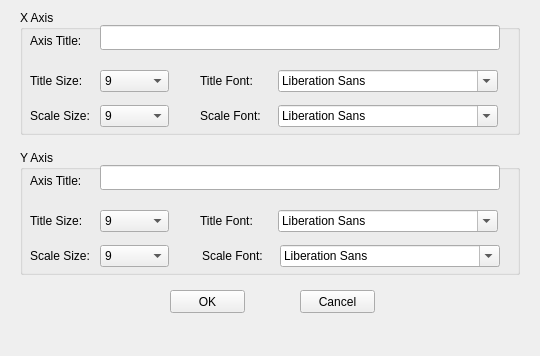
<?xml version="1.0" encoding="UTF-8"?>
<ui version="4.0">
 <class>PanWindowDialogSetAxis</class>
 <widget class="QMainWindow" name="PanWindowDialogSetAxis">
  <property name="geometry">
   <rect>
    <x>0</x>
    <y>0</y>
    <width>540</width>
    <height>356</height>
   </rect>
  </property>
  <property name="windowTitle">
   <string>Set Axis Feature</string>
  </property>
  <widget class="QWidget" name="centralwidget">
   <widget class="QGroupBox" name="groupBoxXAxis">
    <property name="geometry">
     <rect>
      <x>20</x>
      <y>10</y>
      <width>500</width>
      <height>125</height>
     </rect>
    </property>
    <property name="title">
     <string>X Axis</string>
    </property>
    <widget class="QLabel" name="labelXAxisTitle">
     <property name="geometry">
      <rect>
       <x>10</x>
       <y>25</y>
       <width>70</width>
       <height>12</height>
      </rect>
     </property>
     <property name="text">
      <string>Axis Title:</string>
     </property>
    </widget>
    <widget class="QLineEdit" name="lineEditXTitle">
     <property name="geometry">
      <rect>
       <x>80</x>
       <y>15</y>
       <width>400</width>
       <height>25</height>
      </rect>
     </property>
    </widget>
    <widget class="QLabel" name="labelXAxisTitleSize">
     <property name="geometry">
      <rect>
       <x>10</x>
       <y>65</y>
       <width>70</width>
       <height>12</height>
      </rect>
     </property>
     <property name="text">
      <string>Title Size:</string>
     </property>
    </widget>
    <widget class="QComboBox" name="comboBoxXTitleSize">
     <property name="geometry">
      <rect>
       <x>80</x>
       <y>60</y>
       <width>69</width>
       <height>22</height>
      </rect>
     </property>
     <item>
      <property name="text">
       <string>9</string>
      </property>
     </item>
     <item>
      <property name="text">
       <string>10</string>
      </property>
     </item>
     <item>
      <property name="text">
       <string>11</string>
      </property>
     </item>
     <item>
      <property name="text">
       <string>12</string>
      </property>
     </item>
     <item>
      <property name="text">
       <string>13</string>
      </property>
     </item>
     <item>
      <property name="text">
       <string>14</string>
      </property>
     </item>
     <item>
      <property name="text">
       <string>15</string>
      </property>
     </item>
     <item>
      <property name="text">
       <string>16</string>
      </property>
     </item>
     <item>
      <property name="text">
       <string>17</string>
      </property>
     </item>
     <item>
      <property name="text">
       <string>18</string>
      </property>
     </item>
     <item>
      <property name="text">
       <string>19</string>
      </property>
     </item>
     <item>
      <property name="text">
       <string>20</string>
      </property>
     </item>
     <item>
      <property name="text">
       <string>21</string>
      </property>
     </item>
     <item>
      <property name="text">
       <string>22</string>
      </property>
     </item>
     <item>
      <property name="text">
       <string>23</string>
      </property>
     </item>
     <item>
      <property name="text">
       <string>24</string>
      </property>
     </item>
     <item>
      <property name="text">
       <string>25</string>
      </property>
     </item>
    </widget>
    <widget class="QFontComboBox" name="fontComboBoxXTitleFont">
     <property name="geometry">
      <rect>
       <x>258</x>
       <y>60</y>
       <width>220</width>
       <height>22</height>
      </rect>
     </property>
    </widget>
    <widget class="QLabel" name="labelXAxisTitleSize_2">
     <property name="geometry">
      <rect>
       <x>180</x>
       <y>65</y>
       <width>70</width>
       <height>12</height>
      </rect>
     </property>
     <property name="text">
      <string>Title Font:</string>
     </property>
    </widget>
    <widget class="QLabel" name="labelXScaleSize">
     <property name="geometry">
      <rect>
       <x>10</x>
       <y>100</y>
       <width>70</width>
       <height>12</height>
      </rect>
     </property>
     <property name="text">
      <string>Scale Size:</string>
     </property>
    </widget>
    <widget class="QComboBox" name="comboBoxXScaleSize">
     <property name="geometry">
      <rect>
       <x>80</x>
       <y>95</y>
       <width>69</width>
       <height>22</height>
      </rect>
     </property>
     <item>
      <property name="text">
       <string>9</string>
      </property>
     </item>
     <item>
      <property name="text">
       <string>10</string>
      </property>
     </item>
     <item>
      <property name="text">
       <string>11</string>
      </property>
     </item>
     <item>
      <property name="text">
       <string>12</string>
      </property>
     </item>
     <item>
      <property name="text">
       <string>13</string>
      </property>
     </item>
     <item>
      <property name="text">
       <string>14</string>
      </property>
     </item>
     <item>
      <property name="text">
       <string>15</string>
      </property>
     </item>
     <item>
      <property name="text">
       <string>16</string>
      </property>
     </item>
     <item>
      <property name="text">
       <string>17</string>
      </property>
     </item>
     <item>
      <property name="text">
       <string>18</string>
      </property>
     </item>
     <item>
      <property name="text">
       <string>19</string>
      </property>
     </item>
     <item>
      <property name="text">
       <string>20</string>
      </property>
     </item>
     <item>
      <property name="text">
       <string>21</string>
      </property>
     </item>
     <item>
      <property name="text">
       <string>22</string>
      </property>
     </item>
     <item>
      <property name="text">
       <string>23</string>
      </property>
     </item>
     <item>
      <property name="text">
       <string>24</string>
      </property>
     </item>
     <item>
      <property name="text">
       <string>25</string>
      </property>
     </item>
    </widget>
    <widget class="QLabel" name="labelXScaleFont">
     <property name="geometry">
      <rect>
       <x>180</x>
       <y>100</y>
       <width>70</width>
       <height>12</height>
      </rect>
     </property>
     <property name="text">
      <string>Scale Font:</string>
     </property>
    </widget>
    <widget class="QFontComboBox" name="fontComboBoxXScaleFont">
     <property name="geometry">
      <rect>
       <x>258</x>
       <y>95</y>
       <width>220</width>
       <height>22</height>
      </rect>
     </property>
    </widget>
   </widget>
   <widget class="QGroupBox" name="groupBoxYAxis">
    <property name="geometry">
     <rect>
      <x>20</x>
      <y>150</y>
      <width>500</width>
      <height>125</height>
     </rect>
    </property>
    <property name="title">
     <string>Y Axis</string>
    </property>
    <widget class="QLabel" name="labelYAxisTitle">
     <property name="geometry">
      <rect>
       <x>10</x>
       <y>25</y>
       <width>70</width>
       <height>12</height>
      </rect>
     </property>
     <property name="text">
      <string>Axis Title:</string>
     </property>
    </widget>
    <widget class="QLineEdit" name="lineEditYTitle">
     <property name="geometry">
      <rect>
       <x>80</x>
       <y>15</y>
       <width>400</width>
       <height>25</height>
      </rect>
     </property>
    </widget>
    <widget class="QLabel" name="labelYAxisTitle_2">
     <property name="geometry">
      <rect>
       <x>10</x>
       <y>65</y>
       <width>70</width>
       <height>12</height>
      </rect>
     </property>
     <property name="text">
      <string>Title Size:</string>
     </property>
    </widget>
    <widget class="QComboBox" name="comboBoxYTitleSize">
     <property name="geometry">
      <rect>
       <x>80</x>
       <y>60</y>
       <width>69</width>
       <height>22</height>
      </rect>
     </property>
     <item>
      <property name="text">
       <string>9</string>
      </property>
     </item>
     <item>
      <property name="text">
       <string>10</string>
      </property>
     </item>
     <item>
      <property name="text">
       <string>11</string>
      </property>
     </item>
     <item>
      <property name="text">
       <string>12</string>
      </property>
     </item>
     <item>
      <property name="text">
       <string>13</string>
      </property>
     </item>
     <item>
      <property name="text">
       <string>14</string>
      </property>
     </item>
     <item>
      <property name="text">
       <string>15</string>
      </property>
     </item>
     <item>
      <property name="text">
       <string>16</string>
      </property>
     </item>
     <item>
      <property name="text">
       <string>17</string>
      </property>
     </item>
     <item>
      <property name="text">
       <string>18</string>
      </property>
     </item>
     <item>
      <property name="text">
       <string>19</string>
      </property>
     </item>
     <item>
      <property name="text">
       <string>20</string>
      </property>
     </item>
     <item>
      <property name="text">
       <string>21</string>
      </property>
     </item>
     <item>
      <property name="text">
       <string>22</string>
      </property>
     </item>
     <item>
      <property name="text">
       <string>23</string>
      </property>
     </item>
     <item>
      <property name="text">
       <string>24</string>
      </property>
     </item>
     <item>
      <property name="text">
       <string>25</string>
      </property>
     </item>
    </widget>
    <widget class="QFontComboBox" name="fontComboBoxYTitleFont">
     <property name="geometry">
      <rect>
       <x>258</x>
       <y>60</y>
       <width>220</width>
       <height>22</height>
      </rect>
     </property>
    </widget>
    <widget class="QLabel" name="labelYAxisTitleFont">
     <property name="geometry">
      <rect>
       <x>180</x>
       <y>65</y>
       <width>70</width>
       <height>12</height>
      </rect>
     </property>
     <property name="text">
      <string>Title Font:</string>
     </property>
    </widget>
    <widget class="QLabel" name="labelXScaleSize_2">
     <property name="geometry">
      <rect>
       <x>10</x>
       <y>100</y>
       <width>70</width>
       <height>12</height>
      </rect>
     </property>
     <property name="text">
      <string>Scale Size:</string>
     </property>
    </widget>
    <widget class="QComboBox" name="comboBoxYScaleSize">
     <property name="geometry">
      <rect>
       <x>80</x>
       <y>95</y>
       <width>69</width>
       <height>22</height>
      </rect>
     </property>
     <item>
      <property name="text">
       <string>9</string>
      </property>
     </item>
     <item>
      <property name="text">
       <string>10</string>
      </property>
     </item>
     <item>
      <property name="text">
       <string>11</string>
      </property>
     </item>
     <item>
      <property name="text">
       <string>12</string>
      </property>
     </item>
     <item>
      <property name="text">
       <string>13</string>
      </property>
     </item>
     <item>
      <property name="text">
       <string>14</string>
      </property>
     </item>
     <item>
      <property name="text">
       <string>15</string>
      </property>
     </item>
     <item>
      <property name="text">
       <string>16</string>
      </property>
     </item>
     <item>
      <property name="text">
       <string>17</string>
      </property>
     </item>
     <item>
      <property name="text">
       <string>18</string>
      </property>
     </item>
     <item>
      <property name="text">
       <string>19</string>
      </property>
     </item>
     <item>
      <property name="text">
       <string>20</string>
      </property>
     </item>
     <item>
      <property name="text">
       <string>21</string>
      </property>
     </item>
     <item>
      <property name="text">
       <string>22</string>
      </property>
     </item>
     <item>
      <property name="text">
       <string>23</string>
      </property>
     </item>
     <item>
      <property name="text">
       <string>24</string>
      </property>
     </item>
     <item>
      <property name="text">
       <string>25</string>
      </property>
     </item>
    </widget>
    <widget class="QFontComboBox" name="fontComboBoxYScaleFont">
     <property name="geometry">
      <rect>
       <x>260</x>
       <y>95</y>
       <width>220</width>
       <height>22</height>
      </rect>
     </property>
    </widget>
    <widget class="QLabel" name="labelXScaleFont_2">
     <property name="geometry">
      <rect>
       <x>182</x>
       <y>100</y>
       <width>70</width>
       <height>12</height>
      </rect>
     </property>
     <property name="text">
      <string>Scale Font:</string>
     </property>
    </widget>
   </widget>
   <widget class="QPushButton" name="pushButtonOK">
    <property name="geometry">
     <rect>
      <x>170</x>
      <y>290</y>
      <width>75</width>
      <height>23</height>
     </rect>
    </property>
    <property name="text">
     <string>OK</string>
    </property>
   </widget>
   <widget class="QPushButton" name="pushButtonCancel">
    <property name="geometry">
     <rect>
      <x>300</x>
      <y>290</y>
      <width>75</width>
      <height>23</height>
     </rect>
    </property>
    <property name="text">
     <string>Cancel</string>
    </property>
   </widget>
  </widget>
  <widget class="QMenuBar" name="menubar">
   <property name="geometry">
    <rect>
     <x>0</x>
     <y>0</y>
     <width>540</width>
     <height>23</height>
    </rect>
   </property>
  </widget>
 </widget>
 <resources/>
 <connections/>
</ui>
